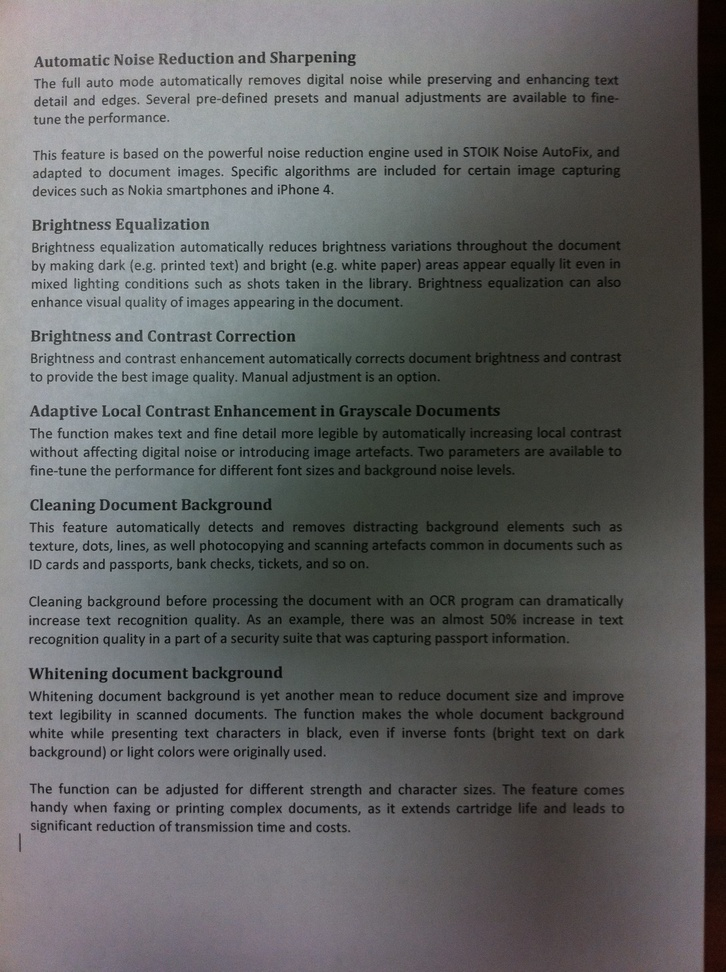
#> input picture test-bg/shadow.jpg, 726 x 972 px, shrunk from 1936 x 2592 before the run
$ python remove_line.py
#> lines starting #> are read from the running program, lines starting #| are printed output that depends on the picture
import cv2
import numpy as np
import pytesseract
from PIL import ImageEnhance, ImageOps
from matplotlib import pyplot as plt

if __name__ == '__main__':
    ## Read
    img = cv2.imread("test-bg/shadow.jpg")
#> img is the input picture: shape (972, 726, 3); mean B, G, R 99.1, 99.3, 98.4
    gray = cv2.cvtColor(img, cv2.COLOR_BGR2GRAY)
    # result = img.copy()
    ## (1) Create long line kernel, and do morph-close-op
    kernel = np.ones((1, 40), np.uint8)
    morphed = cv2.morphologyEx(gray, cv2.MORPH_CLOSE, kernel)
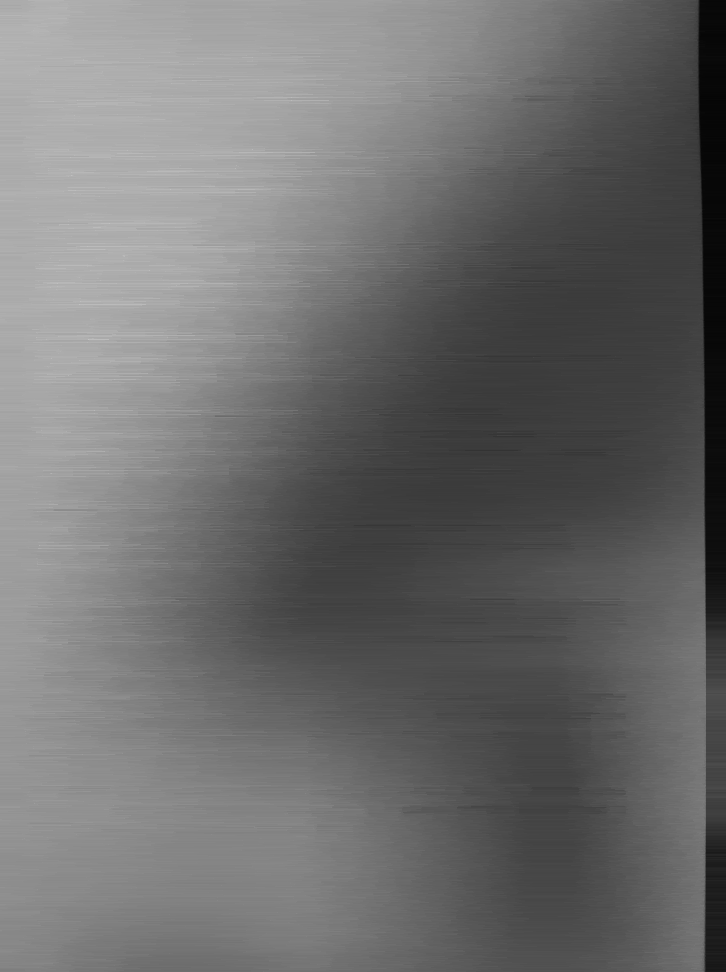
#> morphed: shape (972, 726); min 5, max 196, mean 109.5
    cv2.imwrite("result/line_detected.png", morphed)

    ## (2) Invert the morphed image, and add to the source image:
    dst = cv2.add(gray, (255 - morphed))
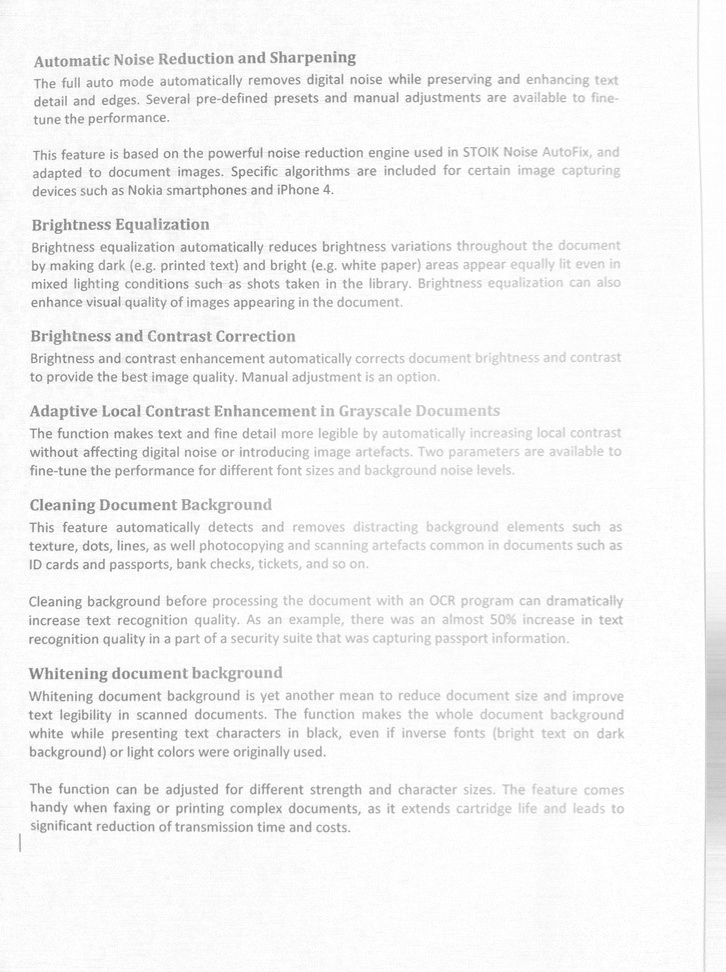
#> dst: shape (972, 726); min 107, max 255, mean 244.5

    ## extra steps to filter
    dst_n = dst
    kernel = cv2.getStructuringElement(cv2.MORPH_RECT, (2, 2))
    dilation = cv2.dilate(dst_n, kernel, iterations=2)
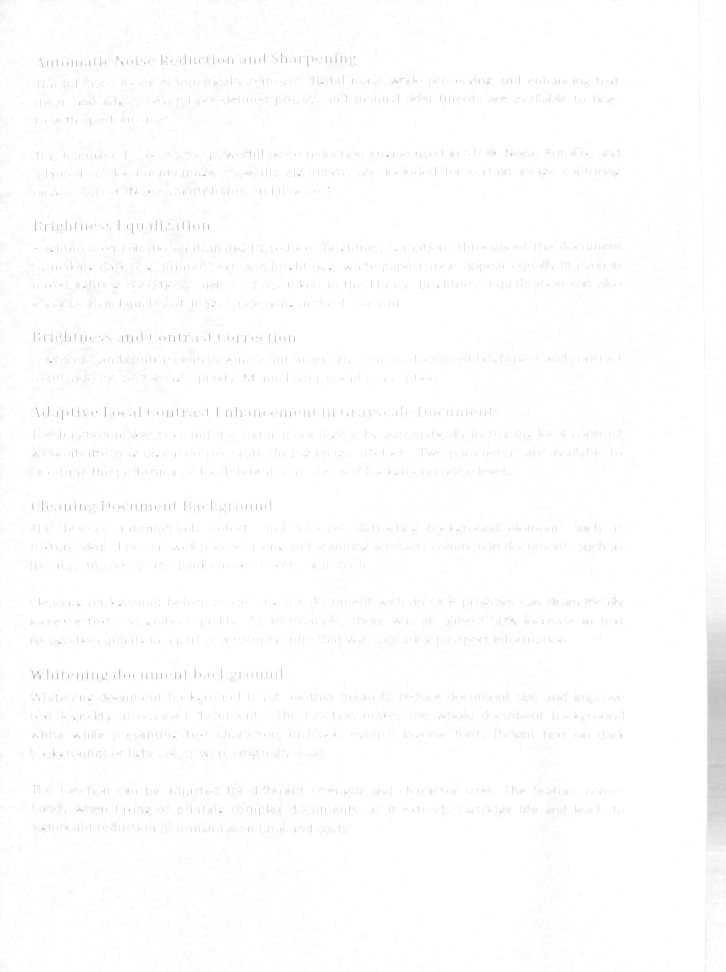
#> dilation: shape (972, 726); min 174, max 255, mean 253.5
    dilation = cv2.morphologyEx(dst_n, cv2.MORPH_CLOSE, kernel)
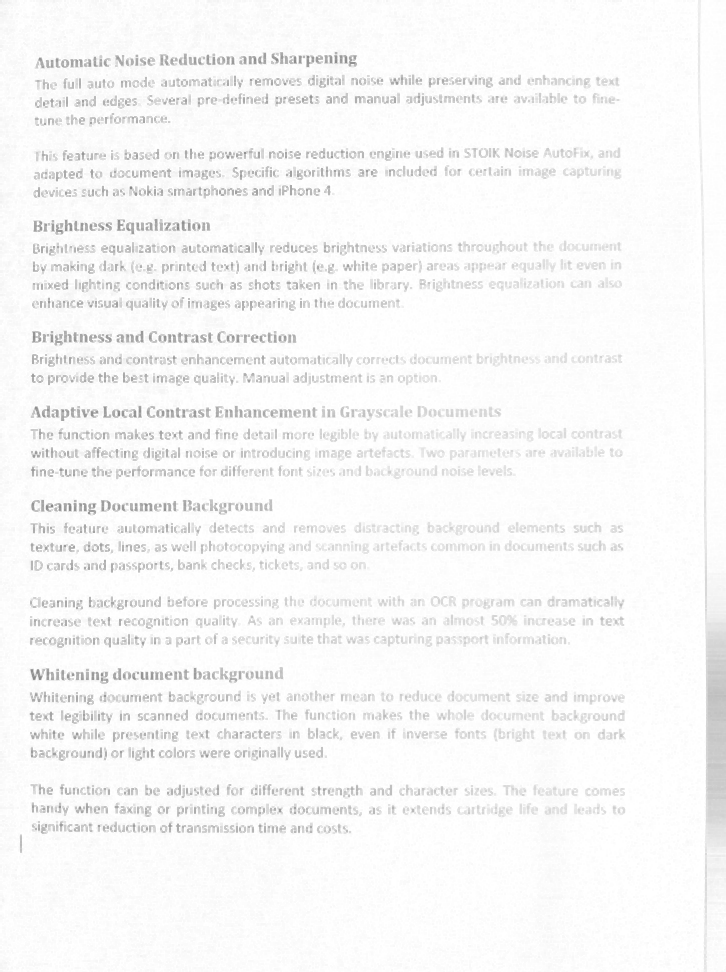
#> dilation: shape (972, 726); min 136, max 255, mean 247.2
    #dilation = 255 - dilation

    cv2.imshow('img_wanted', dst)
    cv2.imwrite("result/line_removed.png", dst)
    cv2.imwrite("result/dilated.png", dilation)
    cv2.imshow("after_edit", dilation)

#> (the run stopped early here; a loop or call above may not have finished)

$ run again, with test-bg/noise.jpg copied over test-bg/shadow.jpg
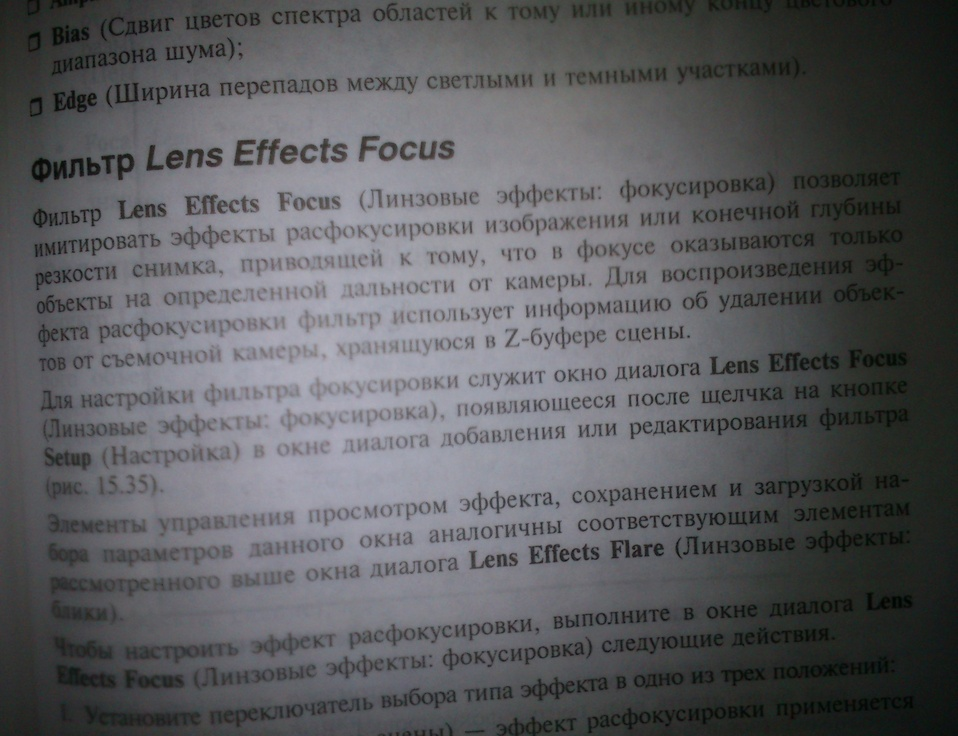
#> input picture test-bg/noise.jpg, 958 x 736 px, shrunk from 1562 x 1200 before the run
#> img is the input picture: shape (736, 958, 3); mean B, G, R 94.3, 91.4, 90.8
#> `morphed = cv2.morphologyEx(gray, cv2.MORPH_CLOSE, kernel)`:
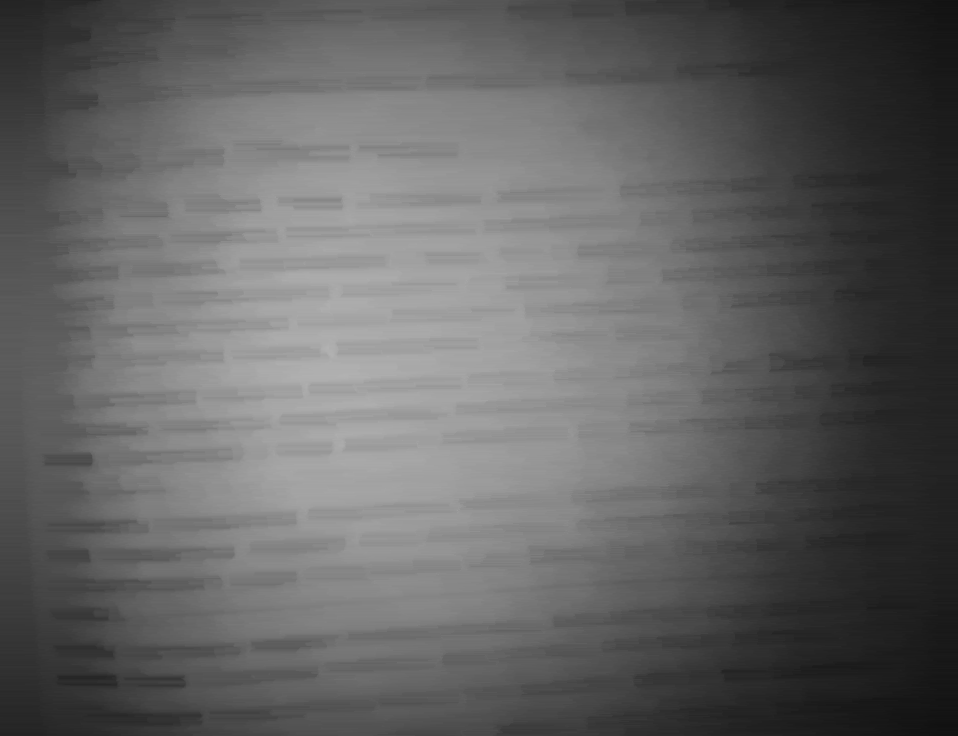
#> morphed: shape (736, 958); min 17, max 178, mean 98.3
#> `dilation = cv2.dilate(dst_n, kernel, iterations=2)`:
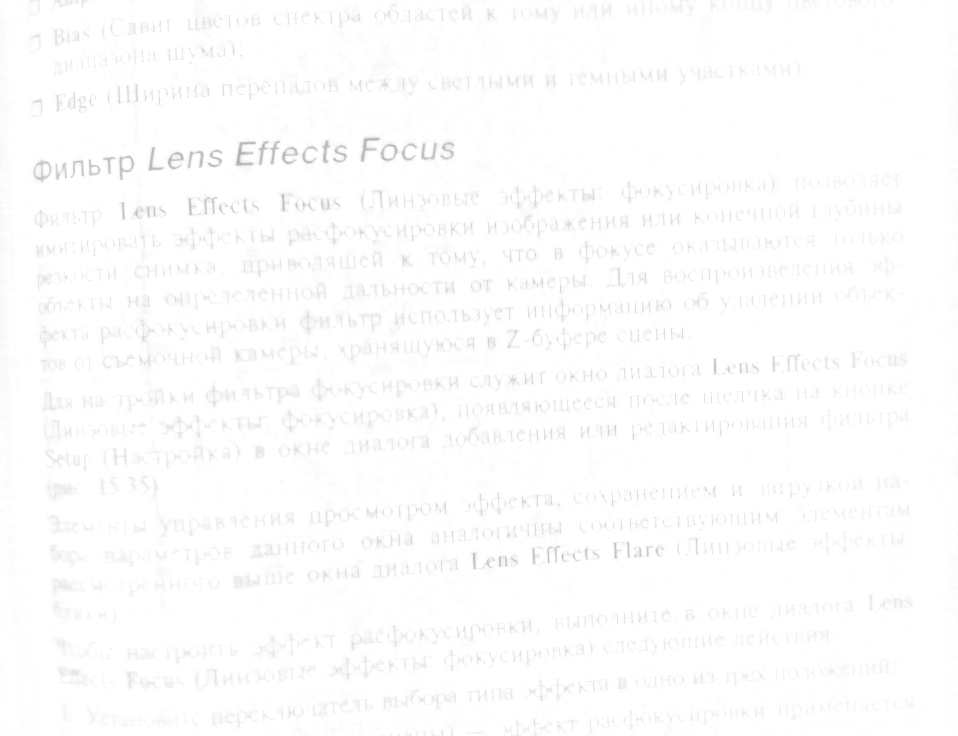
#> dilation: shape (736, 958); min 171, max 255, mean 252.9
